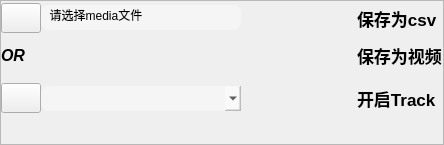
                           <widget class="QFrame" name="proc_main_bottom_left">
                            <property name="frameShape">
                             <enum>QFrame::Shape::StyledPanel</enum>
                            </property>
                            <property name="frameShadow">
                             <enum>QFrame::Shadow::Raised</enum>
                            </property>
                            <layout class="QGridLayout" name="gridLayout_3" rowstretch="1,0,0,0" columnstretch="0,0,0,0">
                             <property name="leftMargin">
                              <number>0</number>
                             </property>
                             <property name="topMargin">
                              <number>0</number>
                             </property>
                             <property name="rightMargin">
                              <number>0</number>
                             </property>
                             <property name="bottomMargin">
                              <number>0</number>
                             </property>
                             <property name="spacing">
                              <number>0</number>
                             </property>
                             <item row="1" column="3">
                              <widget class="QCheckBox" name="save_media_checkbox">
                               <property name="minimumSize">
                                <size>
                                 <width>0</width>
                                 <height>25</height>
                                </size>
                               </property>
                               <property name="font">
                                <font>
                                 <family>Arial</family>
                                 <pointsize>13</pointsize>
                                 <italic>false</italic>
                                 <bold>true</bold>
                                </font>
                               </property>
                               <property name="styleSheet">
                                <string notr="true">
        QCheckBox::indicator {
            padding-top: 1px;
   padding-left: 10px;
            width: 60px;
            height: 40px;
            border: none;
        }

        QCheckBox::indicator:unchecked {
            image: url(:/icons_v2/images/icons_v2/check_no.png);
        }

        QCheckBox::indicator:checked {
            image: url(:/icons_v2/images/icons_v2/check_yes.png);
        }</string>
                               </property>
                               <property name="text">
                                <string>保存为视频</string>
                               </property>
                              </widget>
                             </item>
                             <item row="0" column="1">
                              <widget class="QLineEdit" name="process_file_edit">
                               <property name="sizePolicy">
                                <sizepolicy hsizetype="Expanding" vsizetype="Preferred">
                                 <horstretch>0</horstretch>
                                 <verstretch>0</verstretch>
                                </sizepolicy>
                               </property>
                               <property name="minimumSize">
                                <size>
                                 <width>200</width>
                                 <height>25</height>
                                </size>
                               </property>
                               <property name="maximumSize">
                                <size>
                                 <width>400</width>
                                 <height>25</height>
                                </size>
                               </property>
                               <property name="font">
                                <font>
                                 <family>Arial</family>
                                 <bold>false</bold>
                                </font>
                               </property>
                               <property name="cursor">
                                <cursorShape>ArrowCursor</cursorShape>
                               </property>
                               <property name="styleSheet">
                                <string notr="true"> border-radius:8px;
background-color:rgba(255,255,255,90);</string>
                               </property>
                               <property name="inputMethodHints">
                                <set>Qt::InputMethodHint::ImhNone</set>
                               </property>
                               <property name="text">
                                <string>  请选择media文件</string>
                               </property>
                               <property name="echoMode">
                                <enum>QLineEdit::EchoMode::Normal</enum>
                               </property>
                               <property name="cursorPosition">
                                <number>12</number>
                               </property>
                               <property name="dragEnabled">
                                <bool>false</bool>
                               </property>
                               <property name="readOnly">
                                <bool>true</bool>
                               </property>
                               <property name="placeholderText">
                                <string/>
                               </property>
                              </widget>
                             </item>
                             <item row="2" column="0">
                              <widget class="QPushButton" name="process_dir_button">
                               <property name="minimumSize">
                                <size>
                                 <width>30</width>
                                 <height>30</height>
                                </size>
                               </property>
                               <property name="font">
                                <font>
                                 <family>Arial</family>
                                </font>
                               </property>
                               <property name="styleSheet">
                                <string notr="true">/*按钮停留态*/
QPushButton:hover
{
    /*背景颜色*/  
    background-color:rgb(44 , 137 , 255);
}

/*按钮按下态*/
QPushButton:pressed
{
    /*背景颜色*/  
    background-color:rgb(14 , 135 , 228);
    /*左内边距为3像素，让按下时字向右移动3像素*/  
    padding-left:3px;
    /*上内边距为3像素，让按下时字向下移动3像素*/  
    padding-top:3px;
}</string>
                               </property>
                               <property name="text">
                                <string/>
                               </property>
                               <property name="icon">
                                <iconset resource="resources.qrc">
                                 <normaloff>:/icons_v2/images/icons_v2/video-camera.png</normaloff>:/icons_v2/images/icons_v2/video-camera.png</iconset>
                               </property>
                               <property name="iconSize">
                                <size>
                                 <width>25</width>
                                 <height>25</height>
                                </size>
                               </property>
                               <property name="checkable">
                                <bool>true</bool>
                               </property>
                              </widget>
                             </item>
                             <item row="2" column="3">
                              <widget class="QCheckBox" name="istrack_checkbox">
                               <property name="minimumSize">
                                <size>
                                 <width>0</width>
                                 <height>25</height>
                                </size>
                               </property>
                               <property name="font">
                                <font>
                                 <family>Arial</family>
                                 <pointsize>13</pointsize>
                                 <bold>true</bold>
                                </font>
                               </property>
                               <property name="styleSheet">
                                <string notr="true">
QCheckBox::indicator {
	font: 13pt &quot;Arial&quot;;
  padding-top: 1px;
   padding-left: 10px;
            width: 60px;
            height: 40px;
            border: none;
        }

        QCheckBox::indicator:unchecked {
            image: url(:/icons_v2/images/icons_v2/check_no.png);
        }

        QCheckBox::indicator:checked {
            image: url(:/icons_v2/images/icons_v2/check_yes.png);
        }</string>
                               </property>
                               <property name="text">
                                <string>开启Track</string>
                               </property>
                              </widget>
                             </item>
                             <item row="0" column="0">
                              <widget class="QPushButton" name="process_file_button">
                               <property name="minimumSize">
                                <size>
                                 <width>30</width>
                                 <height>30</height>
                                </size>
                               </property>
                               <property name="font">
                                <font>
                                 <family>Arial</family>
                                </font>
                               </property>
                               <property name="styleSheet">
                                <string notr="true">/*按钮停留态*/
QPushButton:hover
{
    /*背景颜色*/  
    background-color:rgb(44 , 137 , 255);
}

/*按钮按下态*/
QPushButton:pressed
{
    /*背景颜色*/  
    background-color:rgb(14 , 135 , 228);
    /*左内边距为3像素，让按下时字向右移动3像素*/  
    padding-left:3px;
    /*上内边距为3像素，让按下时字向下移动3像素*/  
    padding-top:3px;
}</string>
                               </property>
                               <property name="text">
                                <string/>
                               </property>
                               <property name="icon">
                                <iconset resource="resources.qrc">
                                 <normaloff>:/icons_v2/images/icons_v2/film-reel.png</normaloff>:/icons_v2/images/icons_v2/film-reel.png</iconset>
                               </property>
                               <property name="iconSize">
                                <size>
                                 <width>25</width>
                                 <height>25</height>
                                </size>
                               </property>
                               <property name="checkable">
                                <bool>true</bool>
                               </property>
                              </widget>
                             </item>
                             <item row="2" column="1">
                              <widget class="QComboBox" name="process_camera_edit">
                               <property name="enabled">
                                <bool>true</bool>
                               </property>
                               <property name="sizePolicy">
                                <sizepolicy hsizetype="Preferred" vsizetype="Fixed">
                                 <horstretch>0</horstretch>
                                 <verstretch>0</verstretch>
                                </sizepolicy>
                               </property>
                               <property name="minimumSize">
                                <size>
                                 <width>200</width>
                                 <height>25</height>
                                </size>
                               </property>
                               <property name="maximumSize">
                                <size>
                                 <width>400</width>
                                 <height>25</height>
                                </size>
                               </property>
                               <property name="font">
                                <font>
                                 <family>Arial</family>
                                </font>
                               </property>
                               <property name="mouseTracking">
                                <bool>true</bool>
                               </property>
                               <property name="focusPolicy">
                                <enum>Qt::FocusPolicy::StrongFocus</enum>
                               </property>
                               <property name="acceptDrops">
                                <bool>true</bool>
                               </property>
                               <property name="layoutDirection">
                                <enum>Qt::LayoutDirection::LeftToRight</enum>
                               </property>
                               <property name="styleSheet">
                                <string notr="true"> border-radius:8px;
background-color:rgba(255,255,255,90);</string>
                               </property>
                               <property name="placeholderText">
                                <string>   请选择摄像头</string>
                               </property>
                              </widget>
                             </item>
                             <item row="1" column="0" colspan="2">
                              <widget class="QLabel" name="label_10">
                               <property name="font">
                                <font>
                                 <family>Segoe UI</family>
                                 <pointsize>12</pointsize>
                                 <italic>true</italic>
                                 <bold>true</bold>
                                </font>
                               </property>
                               <property name="styleSheet">
                                <string notr="true">font: 700 italic 12pt &quot;Segoe UI&quot;;</string>
                               </property>
                               <property name="text">
                                <string>OR</string>
                               </property>
                              </widget>
                             </item>
                             <item row="0" column="3">
                              <widget class="QCheckBox" name="save_csv_checkbox">
                               <property name="minimumSize">
                                <size>
                                 <width>0</width>
                                 <height>25</height>
                                </size>
                               </property>
                               <property name="font">
                                <font>
                                 <family>Arial</family>
                                 <pointsize>13</pointsize>
                                 <italic>false</italic>
                                 <bold>true</bold>
                                </font>
                               </property>
                               <property name="styleSheet">
                                <string notr="true">
        QCheckBox::indicator {
            padding-top: 1px;
   padding-left: 10px;
            width: 60px;
            height: 40px;
            border: none;
        }

        QCheckBox::indicator:unchecked {
            image: url(:/icons_v2/images/icons_v2/check_no.png);
        }

        QCheckBox::indicator:checked {
            image: url(:/icons_v2/images/icons_v2/check_yes.png);
        }</string>
                               </property>
                               <property name="text">
                                <string>保存为csv</string>
                               </property>
                              </widget>
                             </item>
                             <item row="3" column="3">
                              <spacer name="horizontalSpacer">
                               <property name="orientation">
                                <enum>Qt::Orientation::Horizontal</enum>
                               </property>
                               <property name="sizeHint" stdset="0">
                                <size>
                                 <width>40</width>
                                 <height>20</height>
                                </size>
                               </property>
                              </spacer>
                             </item>
                             <item row="1" column="2">
                              <spacer name="horizontalSpacer_2">
                               <property name="orientation">
                                <enum>Qt::Orientation::Horizontal</enum>
                               </property>
                               <property name="sizeHint" stdset="0">
                                <size>
                                 <width>40</width>
                                 <height>20</height>
                                </size>
                               </property>
                              </spacer>
                             </item>
                            </layout>
                           </widget>
